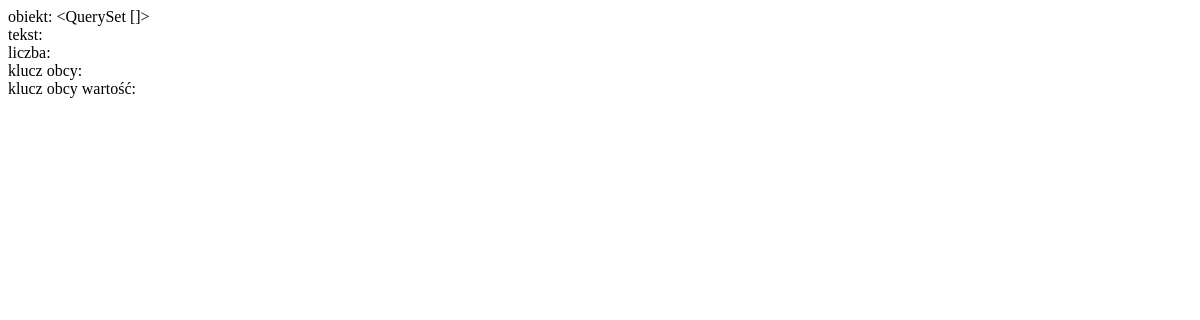
Before: /strona/ with the older database file.
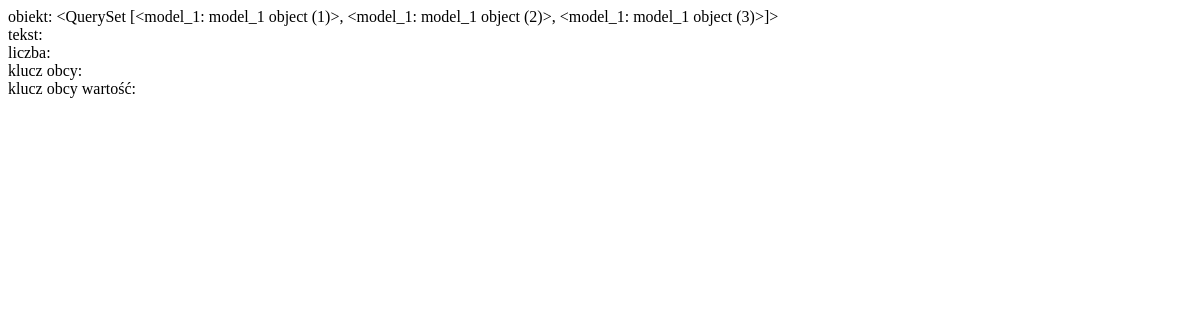
After: the same page with the newer database file.
### aplikacja/models.py (models this page shows)
class model_1(models.Model):
    tekst = models.CharField(max_length=100)
    liczba = models.IntegerField()
    klucz_obc = models.ForeignKey('klucz_obc1',on_delete=models.CASCADE)

### aplikacja/views.py (the view)
# urls.py: path('', views_main)
def views_main(request):
    dane_z_modelu = model_1.objects.all(),
    return(render(request,'index.html',context={"dane_z_modelu": dane_z_modelu}))

### aplikacja/templates/index.html
{% for i in dane_z_modelu %}
    obiekt: {{i}} <br>
    tekst: {{i.tekst}} <br>
    liczba: {{i.liczba}} <br>
    klucz obcy: {{i.klucz_obc}}<br>
    klucz obcy wartość: {{i.klucz_obc.klucz}}<br>
{% endfor %}

Changed rows visible on the page:
added model_1: dane_z_modelu "<QuerySet [<model_1: model_1 object (1)>, <model_1: model_1 object (2)>, <model_1: model_1 object (3)>]>"
Other visible differences:
new list line: "tekst: liczba: klucz obcy: klucz obcy wartość:"
list line gone: "<QuerySet []> tekst: liczba: klucz obcy: klucz obcy wartość:"
